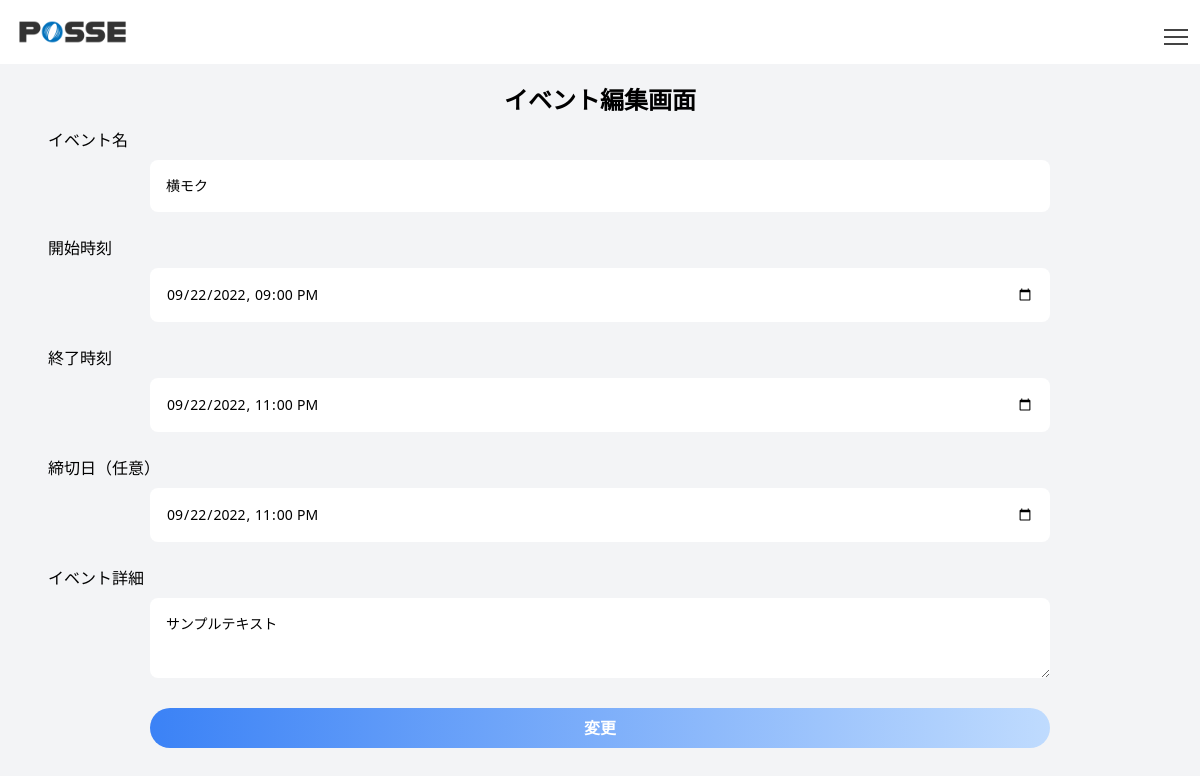
/editEvent.php?id=2, run on the app's committed database.
### tables this page shows
CREATE TABLE events (
  id INT AUTO_INCREMENT NOT NULL PRIMARY KEY,
  name VARCHAR(10) NOT NULL,
  start_at DATETIME NOT NULL,
  end_at DATETIME NOT NULL,
  deadline DATETIME NOT NULL,
  detail VARCHAR(255),
  created_at DATETIME DEFAULT CURRENT_TIMESTAMP,
  updated_at DATETIME DEFAULT CURRENT_TIMESTAMP ON UPDATE CURRENT_TIMESTAMP,
  deleted_at DATETIME
);

### src/editEvent.php (the view, shortened to what this page needs)
<?php
require("./dbconnect.php");
if(!empty($_GET['id'])){
$id = $_GET['id'];
$stmt = $db->query("SELECT * FROM events WHERE id = $id");
$event = $stmt -> fetch();
}
?>
<?php include('header.php') ?>
<link rel="stylesheet" href="https://cdn.jsdelivr.net/npm/flatpickr/dist/flatpickr.min.css">
<main class="bg-gray-100 flex justify-center h-screen w-screen">
  <div class="w-full text-center h-full">
    <h1 class="text-2xl font-bold mt-5">イベント編集画面</h1>
    <form action="/editEvent.php" method="post">
    <p class="mt-3 text-left ml-12 mb-2">イベント名</p>
      <input type="text" placeholder="イベント" class="w-3/4 h-15 p-4 text-sm mb-3 rounded-lg" value="<?= $event['name'] ?>" name="edit_name" required>
    <p class="mt-3 text-left ml-12 mb-2">開始時刻</p>
      <input id="edit_start" type="datetime-local" name="edit_start" class="w-3/4 h-15 p-4 text-sm mb-3 rounded-lg" value="<?= $event['start_at'] ?>" name="edit_start" required>
      <p class="mt-3 text-left ml-12 mb-2">終了時刻</p>
      <input id="edit_end" type="datetime-local" name="edit_end" class="w-3/4 h-15 p-4 text-sm mb-3 rounded-lg" value="<?= $event['end_at'] ?>" name="edit_end" required>
      <p class="mt-3 text-left ml-12 mb-2">締切日（任意）</p>
    <input id="edit_limit" type="datetime-local" name="edit_limit" class="w-3/4 h-15 p-4 text-sm mb-3 rounded-lg" value="<?= $event['deadline'] ?>" name="edit_limit" required>
      <p class="mt-3 text-left ml-12 mb-2">イベント詳細</p>
      <textarea name="edit_detail" rows="10" cols="60" class="w-3/4 h-20 p-4 text-sm mb-3 rounded-lg" ><?= $event['detail'] ?></textarea>
    <div class="flex justify-center mb-10">
      <label for="edit_submit" class="mt-3 text-center w-3/4 h-10 bg-gradient-to-r from-blue-500 to-blue-200 rounded-full" required>
        <input id="edit_submit" type="submit" class="bg-transparent text-white font-bold leading-10" value="変更">
      </div>
    </div>
</main>
<?php include('footer.php') ?>

### src/style.css (style rules this page uses)
main { position: relative; display: block; width: 100%; padding: 0; transform: translateX(0px); transition: transform 500ms ease; z-index: 0; }

### data on the page
events: edit_name "横モク", edit_start "09/22/2022 21:00", edit_end "09/22/2022 23:00", edit_limit "09/22/2022 23:00", edit_detail "サンプルテキスト"
